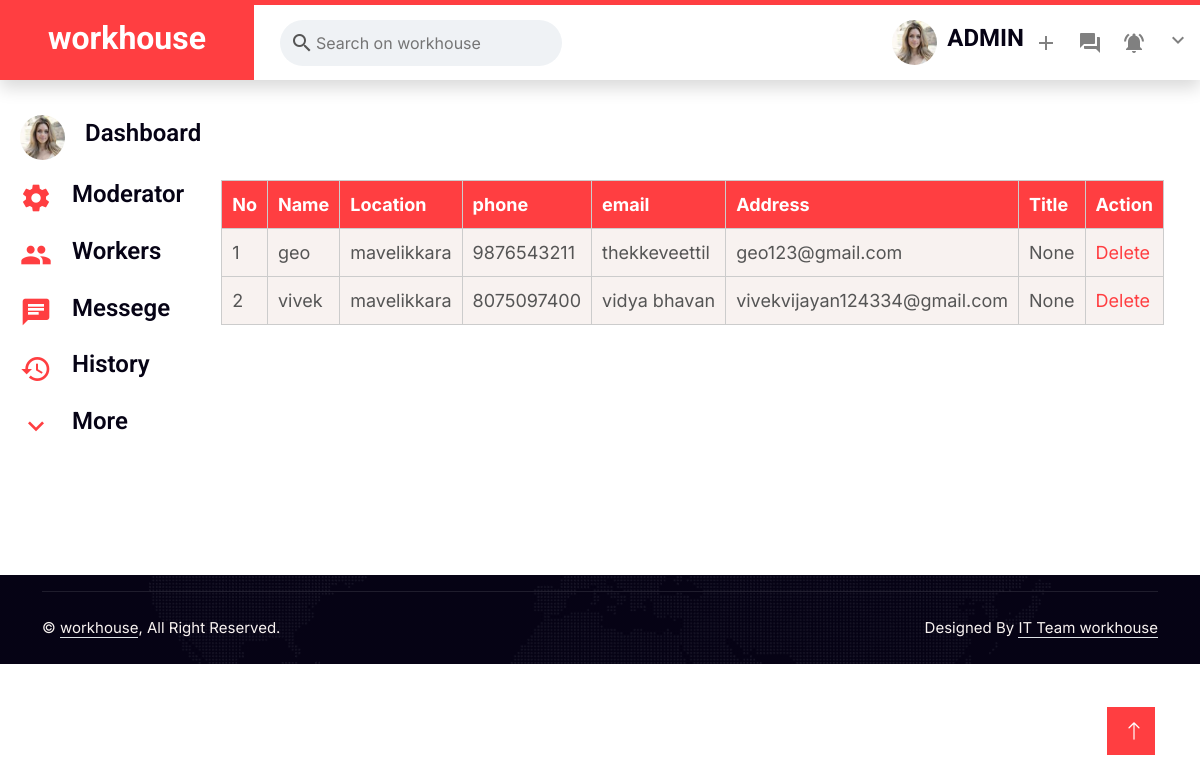
The page /admin_worker on the database as committed earlier.
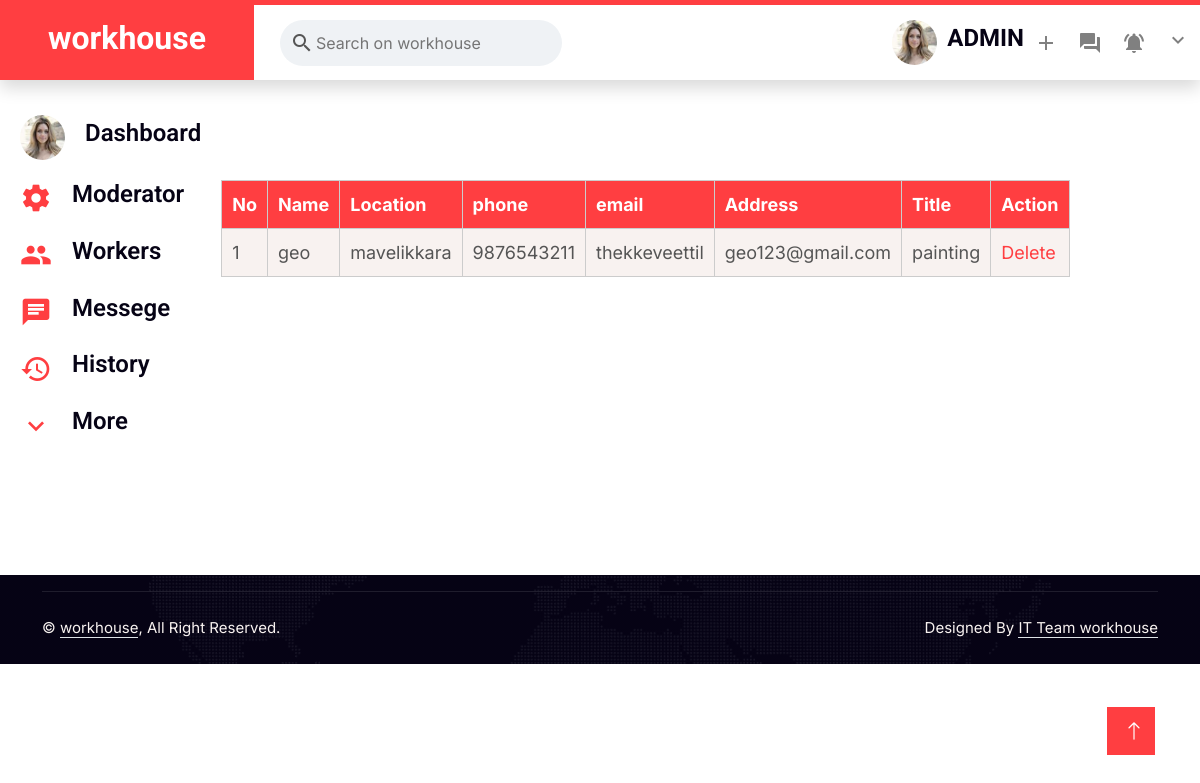
The same page on the database as committed later.
### main/models.py (models this page shows, shortened)
class Worker(AbstractBaseUser):
    first_name = models.CharField(max_length=150)
    last_name = models.CharField(max_length=150)
    email = models.EmailField()
    username =models.CharField(max_length=100,unique=True)
    password = models.CharField(max_length=128)
    phone_no =models.CharField(max_length=100,unique=True)
    location =models.CharField(max_length=150)
    user_image =models.ImageField(upload_to="workerProfile")
    dob =models.DateField(null=True)
    user_bio=models.CharField(max_length=150)
    type=models.CharField(max_length=100,default='worker')
    address=models.CharField(max_length=300)
    job_title=models.CharField(max_length=150,null= True)
    catagory=models.CharField(max_length=150,null= True)
    experience=models.CharField(max_length=150,null= True)
    skill_1 =models.CharField(max_length=150,null= True)
    skill_2 =models.CharField(max_length=150,null= True)
    skill_3 =models.CharField(max_length=150,null= True)
    id_proof=models.ImageField(upload_to="workerfile")
    exp_proof=models.ImageField(upload_to="workerfile")
    cv=models.ImageField(upload_to="workerfile")
    is_approved=models.BooleanField(null= True)
    status=models.BooleanField(null= True)
    report=models.BooleanField(null= True)

### main/views.py (the view)
# urls.py: path('admin_worker',admin_worker,name="admin_worker"),
def admin_worker(request):
    user=User.objects.all()
    worker=Worker.objects.all()
    mod=Moderator.objects.all()
    post=Job_post.objects.all()
    context ={'user':user,'worker':worker,'mod':mod,'post':post}
    return render(request,"admin_worker.html",context)

### main/templates/admin_worker.html (shortened to what the changed rows need)
{%load static%}
<!DOCTYPE html>
<html lang="en">
<head>
    <link href="{%static 'css/home.css'%}" rel="stylesheet" type="text/css">
    <link href="{%static 'css/style1.css'%}" rel="stylesheet" type="text/css">
    <link href="https://cdnjs.cloudflare.com/ajax/libs/font-awesome/5.10.0/css/all.min.css" rel="stylesheet">
    <link href="https://cdn.jsdelivr.net/npm/bootstrap-icons@1.4.1/font/bootstrap-icons.css" rel="stylesheet">
    <link href="{%static 'lib/animate/animate.min.css' %}" rel="stylesheet">
    <link href="{%static 'lib/owlcarousel/assets/owl.carousel.min.css' %}" rel="stylesheet">
    <link href="{%static 'css/bootstrap.min.css' %}" rel="stylesheet">
</head>
<body>
    <nav class="navbar navbar-expand-lg bg-white navbar-light shadow border-top border-5 border-primary sticky-top p-0">
        <div class="header__left">
            <a href="index.html" class="navbar-brand bg-primary d-flex align-items-center px-4 px-lg-5">
                <h2 class="mb-2 text-white">workhouse</h2>
            </a>
          </div>
    </nav>
    <div class="main__body ">
        <main>
           <div class="grid-container  ">
            <div class="grid-item grid-item-2 ">
                <table class="bg-light text-center p-5 wow fadeIn">
                    <thead>
                        <tr>
                            <th>No</th>
                            <th>Name</th>
                            <th>Location</th>
                            <th>phone</th>
                            <th>email</th>
                            <th>Address</th>
                            <th>Title</th>
                            <th>Action</th>
                        </tr>
                    </thead>
                    <tbody>
                        <tbody class="hide">
                            {%for i in worker%}
                            <tr>
                                <td>{{forloop.counter}}</td>
                                <td>{{i.username}}</td>
                                <td>{{i.location}}</td>
                                <td>{{i.phone_no}}</td>
                                <td>{{i.address}}</td>
                                <td>{{i.email}}</td>
                                <td>{{i.job_title}}</td>
                                <td><a href="/worker_delete/{{i.id}}">Delete</a></td>
                            </tr>
                            {%endfor%}
                        </tbody>
                    </tbody>
                </table>
              </div>
           </div>
        </main>
        </div>
</body>
</html>

Rows that differ between the two databases and show on the page:
removed Worker: username "vivek", location "mavelikkara", phone_no "8075097400", address "vidya bhavan", email "vivekvijayan124334@gmail.com", job_title "None"
changed Worker "geo": job_title "None" → "painting"
